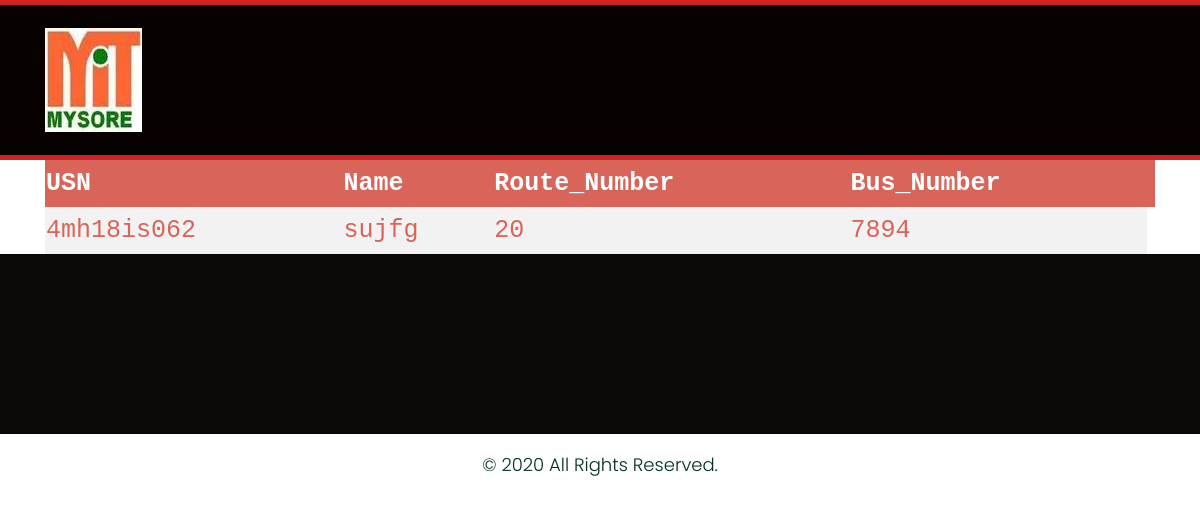
/MiniProject/search.php, run on the app's committed database.
### tables this page shows
CREATE TABLE `student` (
  `usn` varchar(10) NOT NULL,
  `name` char(50) NOT NULL,
  `branch` varchar(10) NOT NULL,
  `gender` char(10) NOT NULL,
  `area` varchar(50) NOT NULL,
  `stopname` varchar(50) NOT NULL,
  `route_number` int(10) DEFAULT NULL,
  `phone` int(10) NOT NULL
);

CREATE TABLE `route` (
  `route_id` int(10) NOT NULL,
  `arrival_time` time NOT NULL,
  `departure_time` time NOT NULL,
  `bus_number` varchar(20) DEFAULT NULL
);

### MiniProject/search.php (the view, shortened to what this page needs)
<!DOCTYPE html>
<html lang="en">
<head>
    <link rel="stylesheet" href="css/bootstrap.min.css">
    <link rel="stylesheet" href="css/style.css">
    <link rel="stylesheet" href="css/responsive.css">
    <link rel="stylesheet" href="css/jquery.mCustomScrollbar.min.css">
    <link rel="stylesheet" href="https://netdna.bootstrapcdn.com/font-awesome/4.0.3/css/font-awesome.css">
    <link rel="stylesheet" href="https://cdnjs.cloudflare.com/ajax/libs/fancybox/2.1.5/jquery.fancybox.min.css" media="screen">
 </head>
<body class="main-layout">
    <header>
        <div class="header">
            <div class="container">
                <div class="row">
                    <div class="col-xl-2 col-lg-2 col-md-2 col-sm-2 col logo_section">
                        <div class="full">
                            <div class="center-desk">
                                <div class="logo">
                                    <a href="index.php"><img src="images/unnamed.jpg" alt="logo" /></a>
                                </div>
                            </div>
                        </div>
                    </div>
                    <div class="col-xl-8 col-lg-8 col-md-10 col-sm-10">
                    </div>
                </div>
            </div>
    </header>
    <section class="banner_section">
        <div class="banner-main">
            <div class="container">
                <table>
                    <tr>
                        <th>USN</th>
                        <th>Name</th>
                        <th>Route_Number</th>
                        <th>Bus_Number</th>
                        <th></th>
                        <th></th>
                    </tr>
          <?php
           $con = mysqli_connect("localhost", "root", "", "bustransport") or die(mysqli_error($con));
           $select_query = "CALL `stuRoute`()";
           $result = $con-> query($select_query);
           if($result->num_rows > 0){
              while ($row = $result-> fetch_assoc()) {
                echo "<tr><td>".$row["usn"]."</td><td>".$row["name"]."</td><td>".$row["route_number"]."</td><td>".$row["bus_number"]."</td></tr>";
              }
              echo "</table>";
           }
           else {
               echo "0 result";
           }
           ?>
            </div>
        </div>
    </section>
    <footer id="footer_with_contact">
        <div class="footer">
            <div class="copyright">
                <p>© 2020 All Rights Reserved.</p>
            </div>
        </div>
    </footer>
</body>
</html>

### MiniProject/css/style.css (style rules this page uses)
* { box-sizing: border-box !important; }
html { scroll-behavior: smooth; }
body { color: #666666; font-size: 14px; font-family: 'poppins', sans-serif; line-height: 1.80857; font-weight: normal; overflow-x: hidden; }
a { color: #1f1f1f; text-decoration: none !important; outline: none !important; -webkit-transition: all .3s ease-in-out; -moz-transition: all .3s ease-in-out; -ms-transition: all .3s ease-in-out; -o-transition: all .3s ease-in-out; transition: all .3s ease-in-out; }
*, *::after, *::before { -webkit-box-sizing: border-box; -moz-box-sizing: border-box; box-sizing: border-box; }
p { margin: 0px; font-weight: 300; font-size: 15px; line-height: 24px; }
a { color: #222222; text-decoration: none; outline: none !important; }
a, .btn { text-decoration: none !important; outline: none !important; -webkit-transition: all .3s ease-in-out; -moz-transition: all .3s ease-in-out; -ms-transition: all .3s ease-in-out; -o-transition: all .3s ease-in-out; transition: all .3s ease-in-out; }
img { max-width: 100%; height: auto; }
.full { float: left; width: 100%; }
.full { width: 100%; float: left; margin: 0; padding: 0; }
.logo_section { text-align: center; }
.logo { float: left; }
.header { background: #070100; padding: 23px 0px; border-top: #cf2323 solid 5px; border-bottom: #cf2323 solid 5px; }
.logo a { font-size: 40px; font-weight: bold; text-transform: uppercase; color: #fff; line-height: 40px; }
.banner-main { position: relative; }
.footer { background: #0b0808; padding-top: 90px; }
.copyright { background-color: #fff; padding: 20px 0px; margin-top: 90px; }
.copyright p { color: #023023; font-size: 18px; line-height: 22px; text-align: center; }

### MiniProject/search.php (style rules this page uses)
table { border-collapse: collapse; width: 100%; color: #d96459; font-family: monospace; font-size: 25px; text-align: left; }
th { background-color: #d96459; color: white; }
tr:nth-child(even) { background-color: #f2f2f2 }

### data on the page
student: usn "4mh18is062", name "sujfg", route_number "20", route_number.bus_number "7894"
